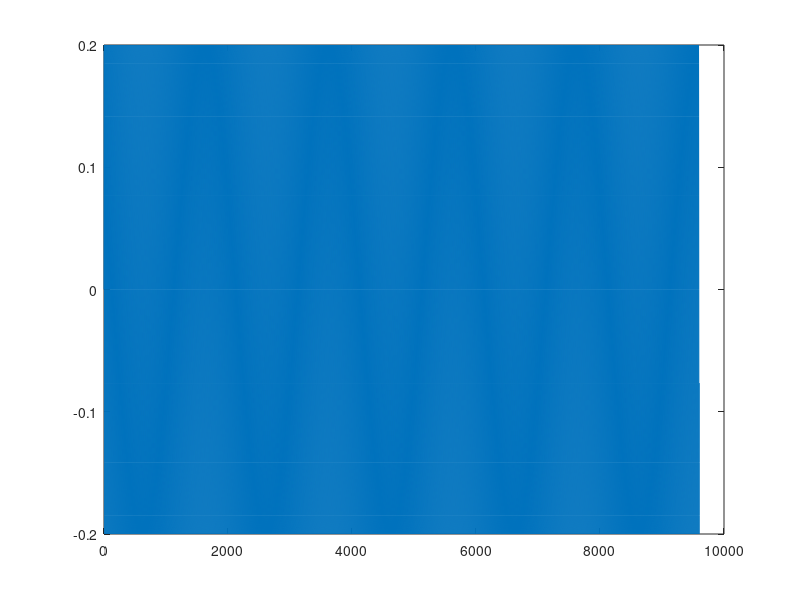

Recreate this plot in MATLAB.
signal_length_sec = 0.6;
sampling_rate = 16000;
A = 0.2;    % Amplitude
f = 1000;     % Frequency [Hz]

signal_length_pt = signal_length_sec * sampling_rate;
t =  ((1:signal_length_pt) - 1) / sampling_rate;
x = A * sin(2 * pi * f * t)';
plot(x);
disp("play sound");
sound(x, sampling_rate);
disp("end");